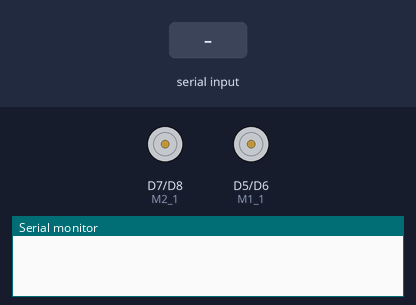
Bench run of a sketch on a simulated ESP8266 (NodeMCU). On the bench: motor-driver pin pairs drawn as motors (green arrow = first pin HIGH = forward, orange = second pin HIGH = backward, longer = more drive), the last lines printed to the serial monitor. The inputs (shaded band) are chosen by the test bench.

Above: at 1.2 s.
1.3 s: "F" received over Serial
At 2.5 s:
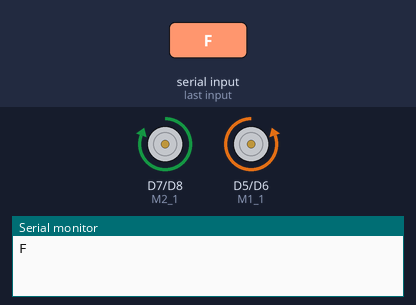
2.8 s: "B" received over Serial
At 3.8 s:
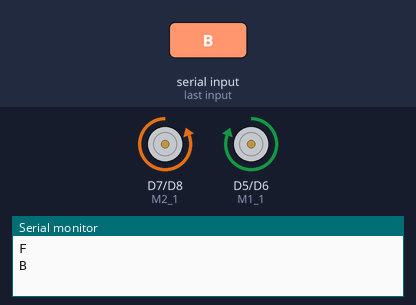
4.3 s: "L" received over Serial
At 4.9 s:
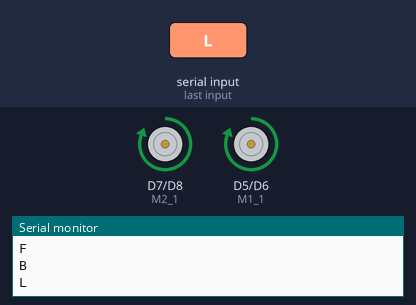
5.8 s: "R" received over Serial
At 6.1 s:
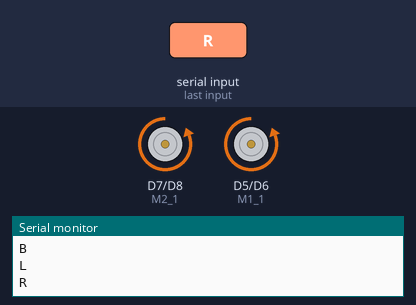
Timing chart, 0 to 8.3 s (numbered marks = the images above; inputs shaded):
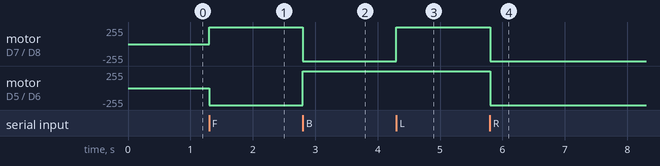

Measured:
- after the input at 1.3 s, motor on D7 (M2_1) / D8 (M2_2): stopped → forward 255/255 at once; motor on D5 (M1_1) / D6 (M1_2): stopped → backward 255/255 at once
- after the input at 2.8 s, motor on D7 (M2_1) / D8 (M2_2): forward 255/255 → backward 255/255 at once; motor on D5 (M1_1) / D6 (M1_2): backward 255/255 → forward 255/255 at once
- after the input at 4.3 s, motor on D7 (M2_1) / D8 (M2_2): backward 255/255 → forward 255/255 at once
- after the input at 5.8 s, motor on D7 (M2_1) / D8 (M2_2), motor on D5 (M1_1) / D6 (M1_2): forward 255/255 → backward 255/255 at once

The sketch:

hc05-esp-l298n.ino
```cpp
char data;

#define M1_1 D5
#define M1_2 D6
#define M2_1 D7
#define M2_2 D8

void setup(){
  pinMode(M1_1, OUTPUT);
  pinMode(M1_2, OUTPUT);
  pinMode(M2_1, OUTPUT);
  pinMode(M2_2, OUTPUT);
  Serial.begin(9600);
}

void loop(){
  if (Serial.available()){
    char data;
    data = Serial.read();
    Serial.println(data);

    if(data=='F')
    {
      digitalWrite(M1_1,LOW);
      digitalWrite(M1_2,HIGH);
      digitalWrite(M2_1,HIGH);
      digitalWrite(M2_2,LOW);
    }
    if(data=='B')
    {
      digitalWrite(M1_1,HIGH);
      digitalWrite(M1_2,LOW);
      digitalWrite(M2_1,LOW);
      digitalWrite(M2_2,HIGH);
    }
    if(data=='L')
    {
      digitalWrite(M1_1,HIGH);
      digitalWrite(M1_2,LOW);
      digitalWrite(M2_1,HIGH);
      digitalWrite(M2_2,LOW);
    }

    if(data=='R')
    {
      digitalWrite(M1_1,LOW);
      digitalWrite(M1_2,HIGH);
      digitalWrite(M2_1,LOW);
      digitalWrite(M2_2,HIGH);
    }
    if(data=='S')
    {
      digitalWrite(M1_1,LOW);
      digitalWrite(M1_2,LOW);
      digitalWrite(M2_1,LOW);
      digitalWrite(M2_2,LOW);
    }

  }
}
```
